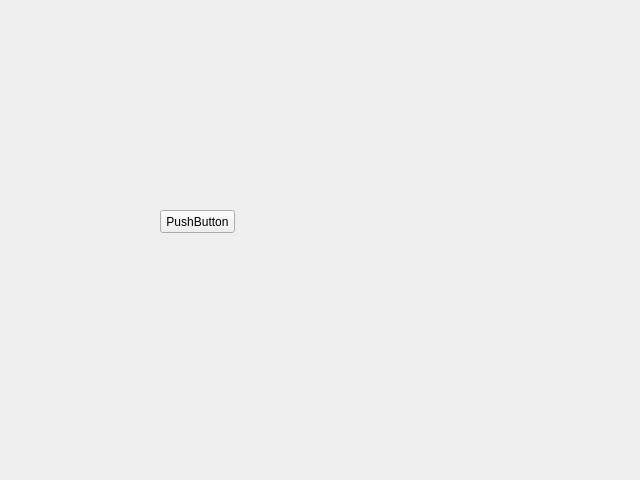
<?xml version="1.0" encoding="UTF-8"?>
<ui version="4.0">
 <class>Form</class>
 <widget class="QWidget" name="Form">
  <property name="geometry">
   <rect>
    <x>0</x>
    <y>0</y>
    <width>640</width>
    <height>480</height>
   </rect>
  </property>
  <property name="windowTitle">
   <string>Form</string>
  </property>
  <widget class="QPushButton" name="pushButton">
   <property name="geometry">
    <rect>
     <x>160</x>
     <y>210</y>
     <width>75</width>
     <height>23</height>
    </rect>
   </property>
   <property name="text">
    <string>PushButton</string>
   </property>
  </widget>
 </widget>
 <resources/>
 <connections/>
</ui>
